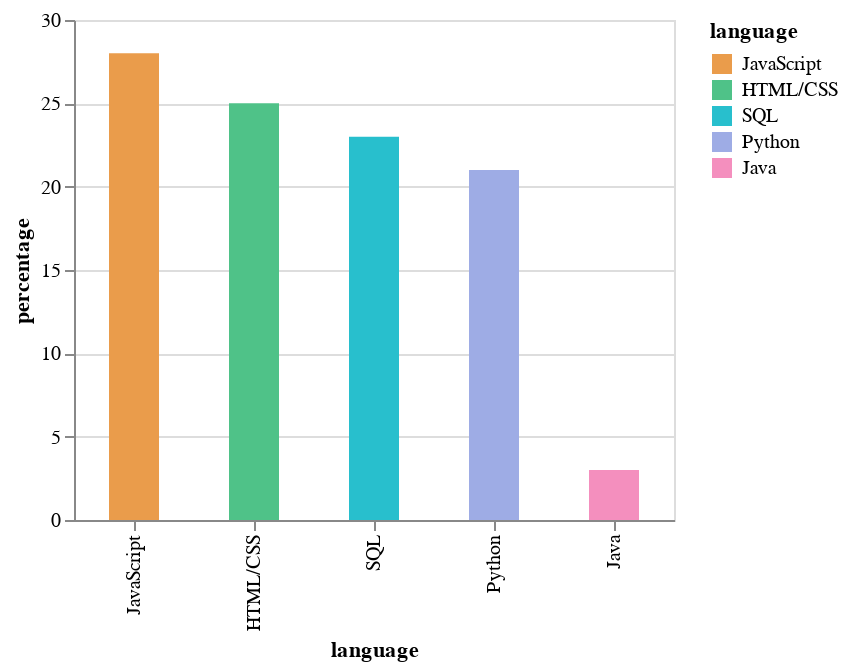

The code cell stored with this chart in its notebook:
### Markdown cell above
Using a bar chart makes this comparison simpler. Here we can easily see that JavaScript is more popular than HTML and that SQL is more popular than Python.

### Code cell
alt.Chart(perc_bar_df, height=250, width=300) \
    .mark_bar(size=25)\
    .encode(
            x=alt.X('language:N', sort=None),
            y=alt.Y('percentage:Q', scale=alt.Scale(domain=(0, 30))),
            color=alt.Color('language',
                            scale=alt.Scale(domain=perc_bar_df.language.tolist(),
                                            range=lang_colors)),
)

### Figure 1 — Vega-Lite specification as saved in the notebook (floating-point values rounded to 4 significant figures)
{"$schema": "https://vega.github.io/schema/vega-lite/v2.6.0.json", "config": {"view": {"height": 300, "width": 400}}, "data": {"name": "data-6d048b9a6c9ae2c7fe970f5b27702188"}, "datasets": {"data-6d048b9a6c9ae2c7fe970f5b27702188": [{"angle": 1.759, "colors": "#EA9C4B", "language": "JavaScript", "percentage": 28}, {"angle": 1.571, "colors": "#4FC288", "language": "HTML/CSS", "percentage": 25}, {"angle": 1.445, "colors": "#28BFCD", "language": "SQL", "percentage": 23}, {"angle": 1.319, "colors": "#9EACE5", "language": "Python", "percentage": 21}, {"angle": 0.1885, "colors": "#F48FBE", "language": "Java", "percentage": 3}]}, "encoding": {"color": {"field": "language", "scale": {"domain": ["JavaScript", "HTML/CSS", "SQL", "Python", "Java"], "range": ["#EA9C4B", "#4FC288", "#28BFCD", "#9EACE5", "#F48FBE"]}, "type": "nominal"}, "x": {"field": "language", "sort": null, "type": "nominal"}, "y": {"field": "percentage", "scale": {"domain": [0, 30]}, "type": "quantitative"}}, "height": 250, "mark": {"size": 25, "type": "bar"}, "width": 300}
